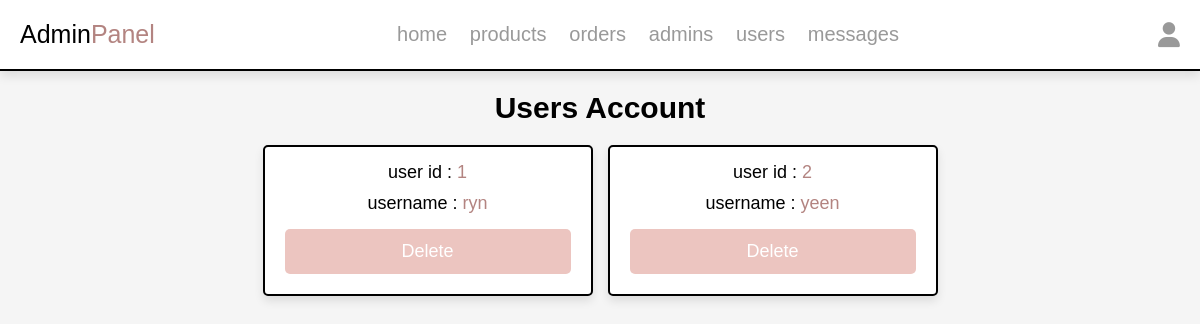
/admin/users_accounts.php (signed in), run on the app's committed database.
### tables this page shows
CREATE TABLE `users` (
  `id` int(100) NOT NULL,
  `name` varchar(20) NOT NULL,
  `email` varchar(50) NOT NULL,
  `number` varchar(10) NOT NULL,
  `password` varchar(50) NOT NULL
);

### admin/users_accounts.php (the view, shortened to what this page needs)
<?php
include '../components/connect.php';
?>
<!DOCTYPE html>
<html lang="en">
<head>
   <link rel="stylesheet" href="https://cdnjs.cloudflare.com/ajax/libs/font-awesome/6.1.1/css/all.min.css">
   <link rel="stylesheet" href="../css/admin_style.css">
</head>
<body>
<?php include '../components/admin_header.php' ?>
<section class="accounts">
   <h1 class="heading">users account</h1>
   <div class="box-container">
   <?php
      $select_account = $conn->prepare("SELECT * FROM `users`");
      $select_account->execute();
      if($select_account->rowCount() > 0){
         while($fetch_accounts = $select_account->fetch(PDO::FETCH_ASSOC)){
   ?>
   <div class="box">
      <p> user id : <span><?= $fetch_accounts['id']; ?></span> </p>
      <p> username : <span><?= $fetch_accounts['name']; ?></span> </p>
      <a href="users_accounts.php?delete=<?= $fetch_accounts['id']; ?>" class="delete-btn" onclick="return confirm('delete this account?');">delete</a>
   </div>
   <?php
      }
   }else{
      echo '<p class="empty">no accounts available</p>';
   }
   ?>
   </div>
</section>
</body>
</html>

### css/admin_style.css (style rules this page uses)
:root { --main-color:#B38481; --red:#e74c3c; --orange:#f39c12; --black:#000000; --white:#fff; --light-bg:#f5f5f5; --khaki-rose:#C5908E; --purple:#800080; --pink-brown:#C48189; --light-color:#999; --rose-gold:#ECC5C0; --pinkish:#D58A94; --dusty-rose:#C9A9A6; --soft-purple: #F3CFC6; --border:.2rem solid var(--black); --box-shadow:0 .5rem 1rem rgba(0,0,0,.1); }
* { font-family: 'Calibri', sans-serif; margin:0; padding:0; box-sizing: border-box; text-decoration: none; outline: none; border:none; }
html { font-size: 62.5%; overflow-x: hidden; }
body { background-color: var(--light-bg); }
section { max-width: 1200px; margin:0 auto; padding:2rem; }
.btn, .delete-btn, .option-btn { display: block; margin-top: 1rem; border-radius: .5rem; cursor: pointer; width: 100%; font-size: 1.8rem; color:var(--white); padding:1.2rem 3rem; text-transform: capitalize; text-align: center; }
.delete-btn { background-color: var(--rose-gold); }
.heading { text-align: center; margin-bottom: 2rem; text-transform: capitalize; color:var(--black); font-size: 3rem; }
.accounts .box-container { display: grid; grid-template-columns: repeat(auto-fit, 33rem); gap:1.5rem; justify-content: center; align-items: flex-start; }
.accounts .box-container .box { background-color: var(--white); border-radius: .5rem; box-shadow: var(--box-shadow); border:var(--border); padding:2rem; padding-top: 1rem; text-align: center; }
.accounts .box-container .box p { padding: .5rem 0; font-size: 1.8rem; color:var(--black); }
.accounts .box-container .box p span { color:var(--main-color); }

### data on the page
users: id "1", name "ryn"
users: id "2", name "yeen"
